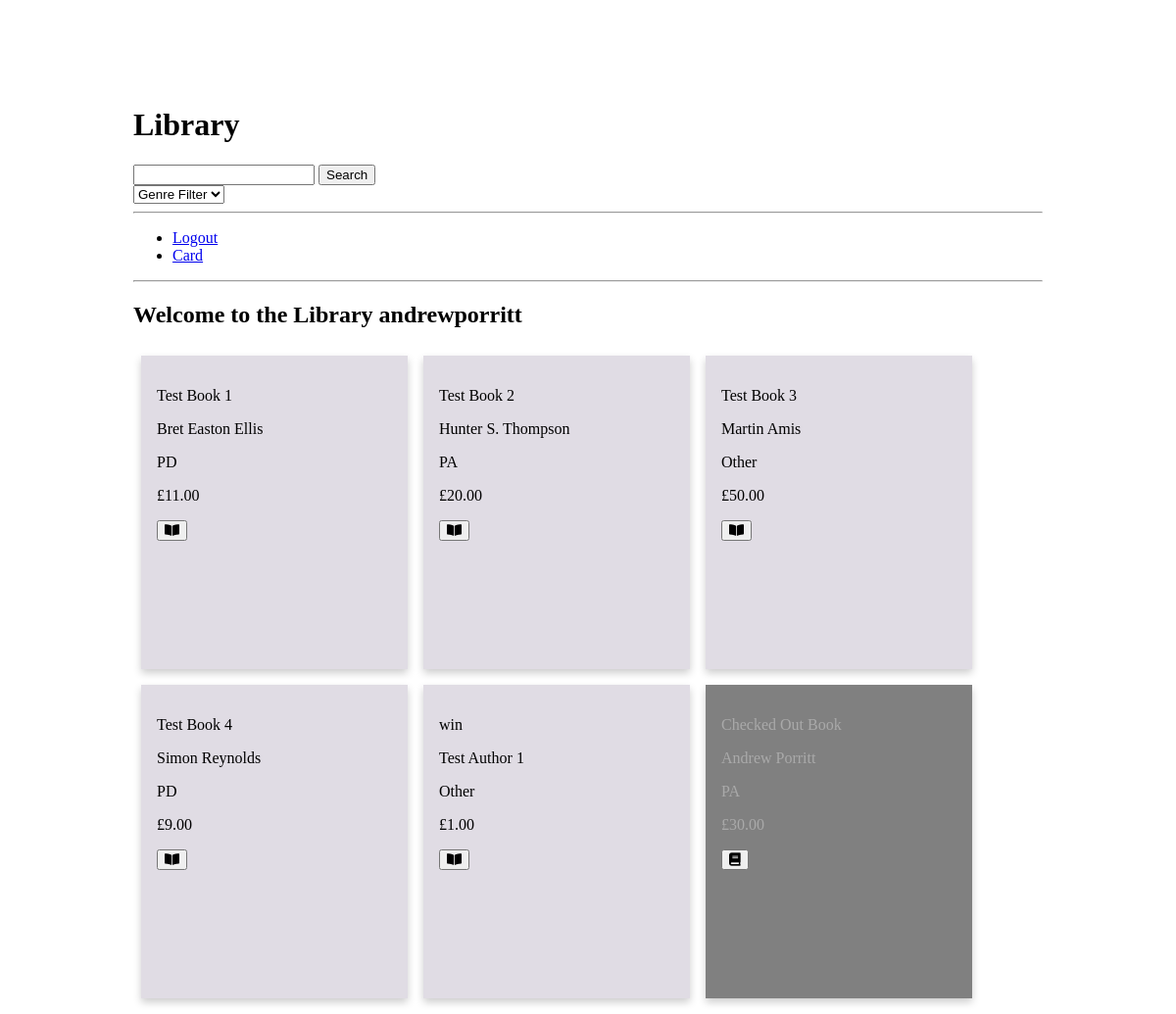
The app's page / (signed in), older data.
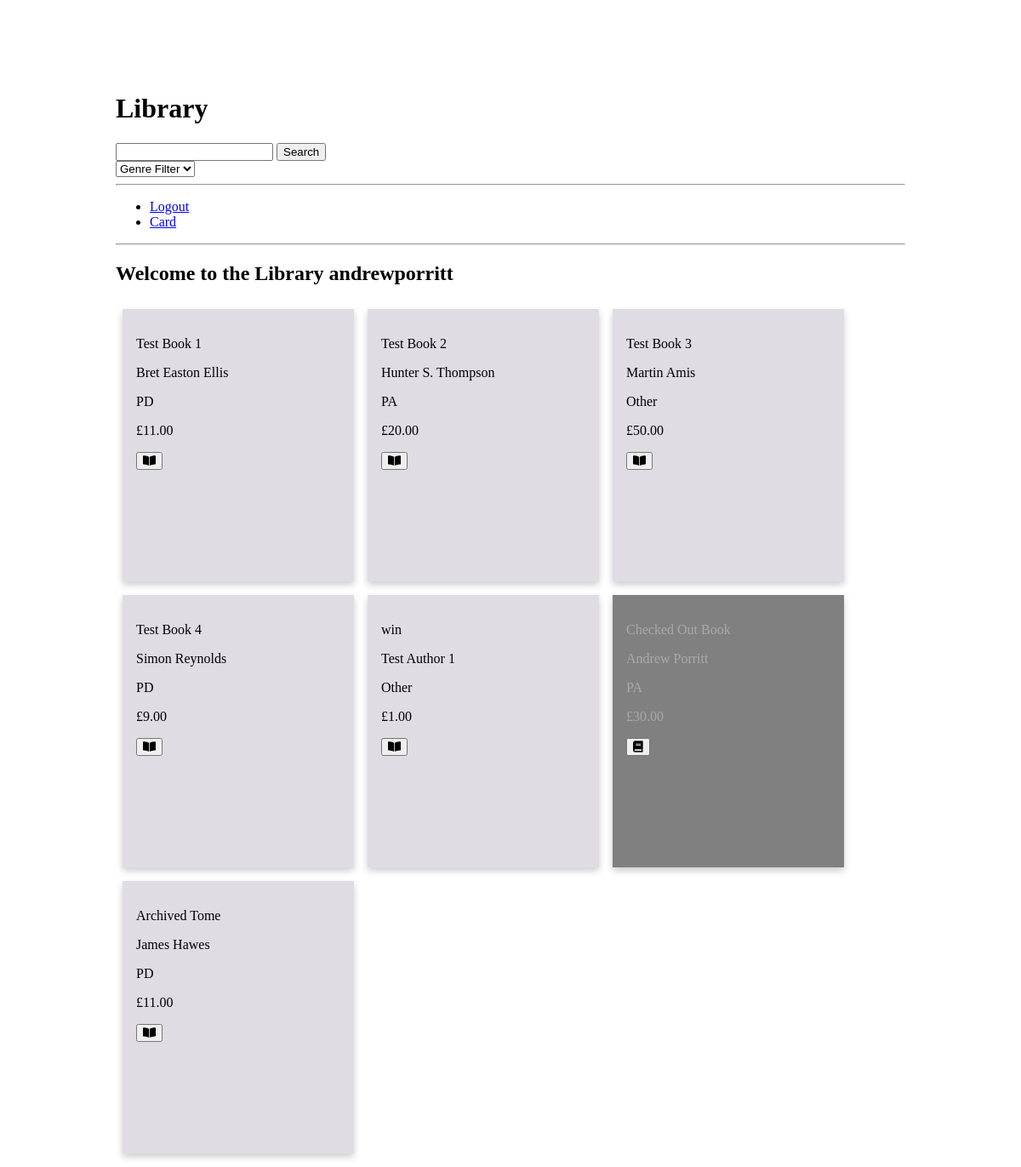
The same page, newer data.
### library_books/models.py (models this page shows, shortened)
class Book(models.Model):
    title = models.CharField(max_length=254, default='')
    author = models.CharField(max_length=254, default='')
    genre = models.CharField(max_length=254, default='')
    price = models.DecimalField(max_digits=6, decimal_places=2)
    checkedOut = models.BooleanField(default=False)
    archived = models.BooleanField(default=False)

### library_books/views.py (the view)
# urls.py: path('', all_books, name='index'),
def all_books(request):
    books = Book.objects.all()
    return render(request, "books.html", {"books" : books})

### library_books/templates/books.html (shortened to what this page needs)
{% extends 'base.html' %}
{% block page_heading %}Library{% endblock %}
{% block content %}
    {% if user.is_authenticated %}
            <h2>Welcome to the Library {{user}}</h2>
            <div class="lib_container">
                {% for book in books %}
                {% if book.checkedOut %}
                    <div class="lib_card checked">
                {% else %}
                    <div class="lib_card">
                {% endif %}
                        <p>{{ book.title}}</p>
                        <p>{{ book.author}}</p>
                        <p>{{ book.genre}}<p>
                {% if user.is_superuser %}
                    <p>£{{ book.price}}</p>
                {% endif %}
                {% if book.checkedOut %}
                    <button class="check_btn">
                        <i class="fas fa-book"></i>
                    </button>
                {% else %}
                    <button class="check_btn">
                        <i class="fas fa-book-open"></i>
                    </button>
                {% endif %}
            </div>
                {% endfor %}
    {% else %}
        <h2>Please <a href="{% url 'login' %}">log in</a> to browse the Library</h2>
    {% endif %}
</div>
{% endblock %}

### library_app/templates/base.html (shortened to what this page needs)
{% load static %}
<!DOCTYPE html>
 <html class="no-js">
    <head>
        <link rel="stylesheet" href="https://unpkg.com/cirrus-ui">
        <link rel="stylesheet" href="https://cdnjs.cloudflare.com/ajax/libs/font-awesome/5.11.2/css/all.css" />
        <link rel="stylesheet" href="{% static 'main.css'%}">
    </head>
    <body class="container">
        <Body class="container">
            <h1>{% block page_heading %}{% endblock %}</h1>
            <div class="seach-filter">
                <form class="searchform" action="{% url 'search' %}" method="get">
                    <input type="text" name="bkSearch">
                    <button type="submit">Search</button>
                </form>
                <select class="genreFilter" action="{% url 'filter' %}" method="get">
                            <option value=" ">Genre Filter</option>
                </select>
            </div>
        <hr>
        <nav>
            <ul>
                {% if user.is_authenticated %}
                    <li><a href="{% url 'logout' %}">Logout</a></li>
                    <li><a href="{% url 'user_card'%}">Card</a></li>
                {% else %}
                    <li><a href="{% url 'login' %}">Login</a></li>
                    <li><a href="{% url 'signup' %}">Sign Up</a></li>
                {% endif %}
            </ul>
        </nav>
        <hr>
        {% block content %}
        {% endblock %}
        </Body>
    </body>
</html>

### library_app/static/main.css (style rules this page uses)
.container { padding-top:5rem; padding-left:8rem; padding-right:8rem; }
.lib_container { display : flex; flex-direction: row; align-content: space-around; flex-wrap: wrap; }
.searchform { max-width: 40%; box-sizing: border-box; }
form.searchform { max-width: 40%; }
.genreFilter { max-width: 40%; }
.lib_card { background-color: rgb(224, 220, 228); box-shadow: 0 4px 8px 0 rgba(0,0,0,0.2); transition: 0.3s; margin:.5rem; padding : 1rem; height : 18rem; width: 15rem; }
.checked { background-color: grey; color : darkgrey; box-shadow: 0 4px 8px 0 rgba(0,0,0,0.2); transition: 0.3s; margin:.5rem; padding : 1rem; }
.check_btn { margin: 0 auto; display: block; position: absolute; text-align:center; }

Row changes from the older to the newer data that the page shows:
added Book: title "Archived Tome", author "James Hawes", genre "PD", price "11.00", checkedOut False (drawn)
